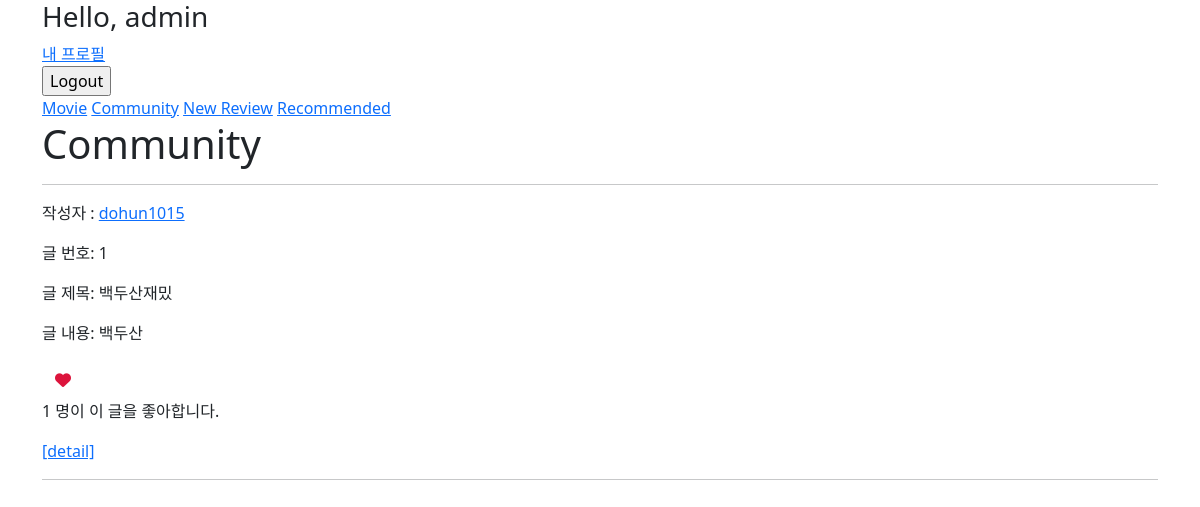
The app's page /community/ (signed in) with its own data.
### community/models.py (models this page shows)
class Review(models.Model):
    title = models.CharField(max_length=100)
    movie_title = models.CharField(max_length=50)
    rank = models.IntegerField()
    rank = models.IntegerField(validators=[MinValueValidator(1), MaxValueValidator(10)])
    content = models.TextField()
    created_at = models.DateTimeField(auto_now_add=True)
    updated_at = models.DateTimeField(auto_now=True)
    user = models.ForeignKey(settings.AUTH_USER_MODEL, on_delete=models.CASCADE)
    like_users = models.ManyToManyField(settings.AUTH_USER_MODEL, related_name='like_reviews')

### accounts/models.py (models this page shows)
class User(AbstractUser):
    followings = models.ManyToManyField('self', symmetrical=False, related_name='followers')

### community/views.py (the view)
# urls.py: path('', views.index, name='index'),
@require_GET
def index(request):
    reviews = Review.objects.order_by('-pk')
    context = {
        'reviews': reviews,
    }
    return render(request, 'community/index.html', context)

### community/templates/community/index.html (shortened to what this page needs)
{% extends 'base.html' %}
{% block content %}
  <h1>Community</h1>
  <hr>
  {% for review in reviews %}
    <p>작성자 : <a href="{% url 'accounts:profile' review.user.username %}">{{ review.user }}</a></p>
    <p>글 번호: {{ review.pk }}</p>
    <p>글 제목: {{ review.title }}</p>
    <p>글 내용: {{ review.content }}</p>
    <form class="d-inline like-form" data-id="{{ review.pk }}">
      {% if user in review.like_users.all %}
        <button class="btn btn-link">
          <i id="like-{{ review.pk }}" class="fa-solid fa-heart" style="color:crimson;"></i>
        </button>
      {% else %}
        <button class="btn btn-link">
          <i id="like-{{ review.pk }}" class="fa-regular fa-heart" style="color:crimson;"></i>
        </button>
      {% endif %}
    </form>
    <p>
      <span id="like-count-{{ review.pk }}">{{ review.like_users.all|length }} 명이 이 글을 좋아합니다.<span>
    </p>
    <a href="{% url 'community:detail' review.pk %}">[detail]</a>
    <hr>
  {% endfor %}
{% endblock %}

### records on screen
Review: user "dohun1015", pk "1", title "백두산재밌", content "백두산", like_users.all|length "1"
